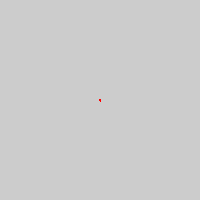
Frame 1 (no input)
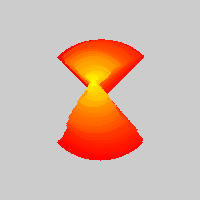
Frame 60 (the mouse pressed at the canvas centre just before this capture)
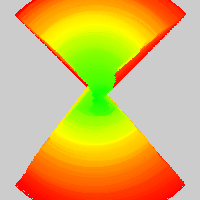
Frame 120 (the mouse held since frame 60 and released just before this capture)

The Processing sketch that drew these frames (run headless with seeded random() and noise(); from frame 60 on, the mouse is pressed at the canvas centre):

// Processing sketch: source_towards_top_and_bottom_with_interpolation
// ── source_towards_top_and_bottom_with_interpolation.pde
/*
Draws a bunch of balls, each randomly placed, with a random velocity and a random blue-ish color.
When the ball goes off the screen a new one is randomly created to take its place.
*/
import java.util.LinkedList;
import java.util.Iterator;

//LinkedList<Vector> vs;
float velocity;
//Point base;
//int nBalls;
//int nBallsPerStep;
//float hue;
//Triangle wave;
//float targetY = 0;
LinkedList<PointWithTrail> trails;

void setup() {
  size(200, 200);
  frameRate(30);
  colorMode(HSB, 360, 100, 100);
  velocity = 1;
  trails = new LinkedList<PointWithTrail>();
  trails.add(new PointWithTrail());
}

void draw() {
  int start = millis();
  clear();
  for(PointWithTrail trail : trails) {
    trail.draw();
  }
  int end = millis();
  if (end - start > 1000 / frameRate) {
    print("Frame took too long");  
  }
}

class Point {
  float x;
  float y;
  Point(float x, float y) {
    this.x = x;
    this.y = y;
  }
}

interface Wave {
  float step();  
}

class Triangle implements Wave {
  float lastY;
  float dy;
  float minY;
  float maxY;
  
  Triangle(float dy, float minY, float maxY) {
    this.dy = dy;
    this.minY = minY;
    this.maxY = maxY;
    this.lastY = minY;
  }
  
  float step() {
    lastY += dy;
    if (lastY > maxY) {
      lastY = maxY - (lastY - maxY);
      dy *= -1;
    } else if (lastY < minY) {
      lastY = minY + (minY - lastY); 
      dy *= -1;
    }
    return lastY;  
  }
}

Vector randomVector(Point p, float hue, float theta) {
  return new Vector(p.x, p.y, theta, velocity, color(hue, 100, 100));
}

class PointWithTrail {
  LinkedList<Vector> vs;
  Point base;
  int nBalls;
  int nBallsPerStep;
  float hue;
  Triangle wave;
  FloatList targetYs;
  
  PointWithTrail() {
    this.targetYs = new FloatList();
    targetYs.append(0);
    targetYs.append(height);
    wave = new Triangle(1, 0, width);
    nBalls = int(sqrt(height * width));
    hue = 0; //random(0, 360);
    base = new Point(width / 2, height / 2);
    nBallsPerStep = width / 1;
    vs = new LinkedList<Vector>();
    for(int i=0; i<nBallsPerStep; i++) {
       float targetX = wave.step();
       for (float targetY : targetYs) {
         float dy = targetY - base.y;
         float dx = targetX - base.x;
         float theta = atan2(dy, dx);
         vs.add(randomVector(base, hue, theta));
       }
    }    
  }
  
  void draw() {
    loadPixels();
    Iterator<Vector> iter = vs.iterator();
    int removed = 0;
    int n = 0;
    while (iter.hasNext()) {
      n++;
      Vector v = iter.next();
      v.update();
      v.draw();
      if (v.x < 0 || v.y < 0 || v.x > width || v.y > height) {
          iter.remove();
          removed += 1;
      }
    }
    updatePixels();
    base.x = reflect(base.x + random(-2, 2), 0, width);
    base.y = reflect(base.y + random(-2, 2), 0, height);
    hue = (hue + 1) % 360;
    for(int i=0; i<nBallsPerStep; i++) {
       float targetX = wave.step();
       for (float targetY : targetYs) {
         float dy = targetY - base.y;
         float dx = targetX - base.x;
         float theta = atan2(dy, dx);
         vs.add(randomVector(base, hue, theta));
       }
    }    
  }
}

float reflect(float val, float min, float max) {
   if (val < min) {
     return min + (min - val);
   } else if (val > max) {
     return max - (val - max);
   } else {
      return val;
   }
}


class Vector {
   float x;
   float y;
   float dx;
   float dy;
   color c;
   
   Vector(float x, float y, float theta, float v, color c) {
     this.x = x;
     this.y = y;
     this.dx = v*cos(theta);
     this.dy = v*sin(theta);
     this.c = c;
   }
   
   void update() {
     this.x += this.dx;
     this.y += this.dy;
   }
   
   void draw() {
     if (this.x < 0 || this.y < 0 || this.x >= width || this.y >= height) {
       return;  
     }
     pixels[int(this.y)*width + int(this.x)] = this.c;
   }
}
